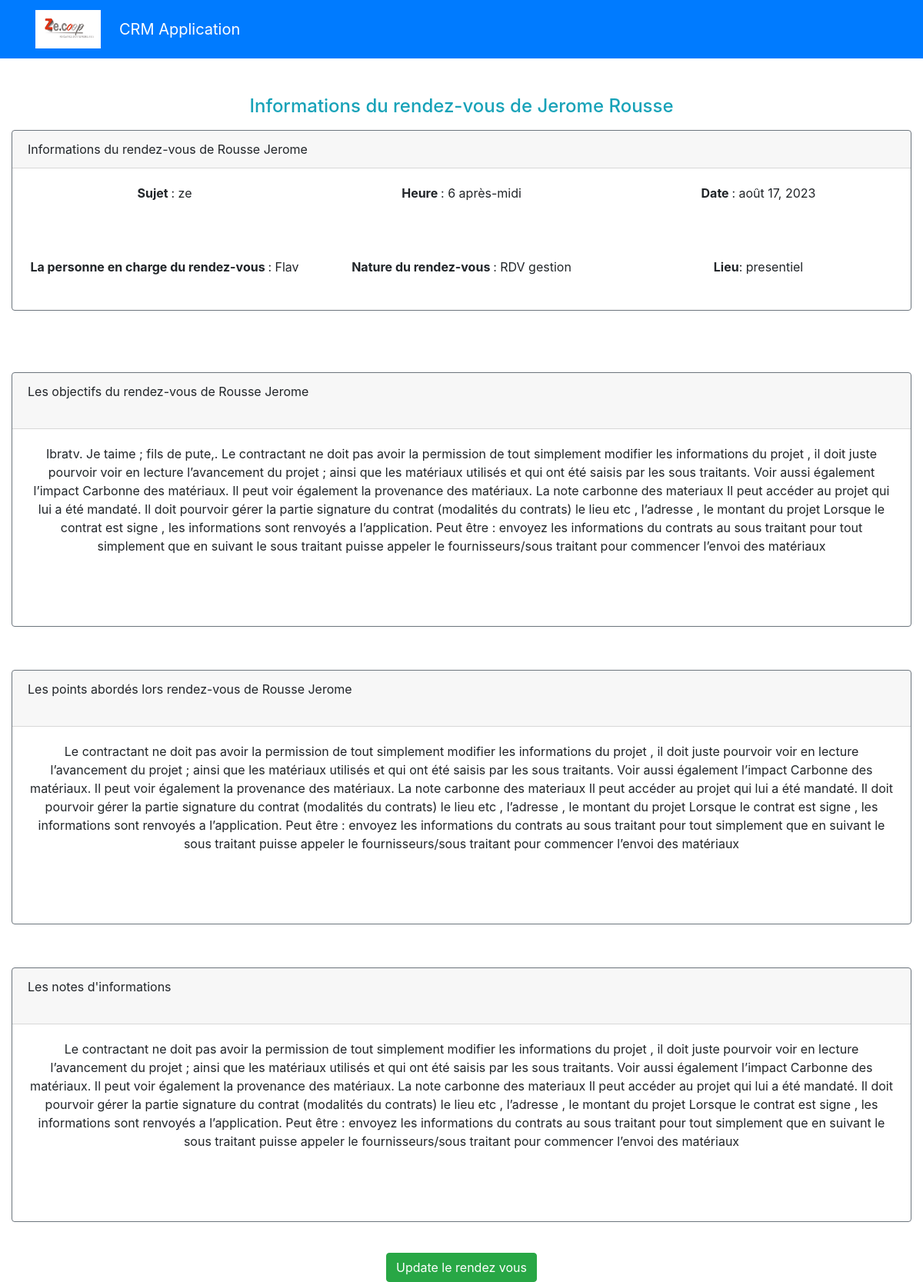
The app's page /home/2/rendezvous/11/, older data.
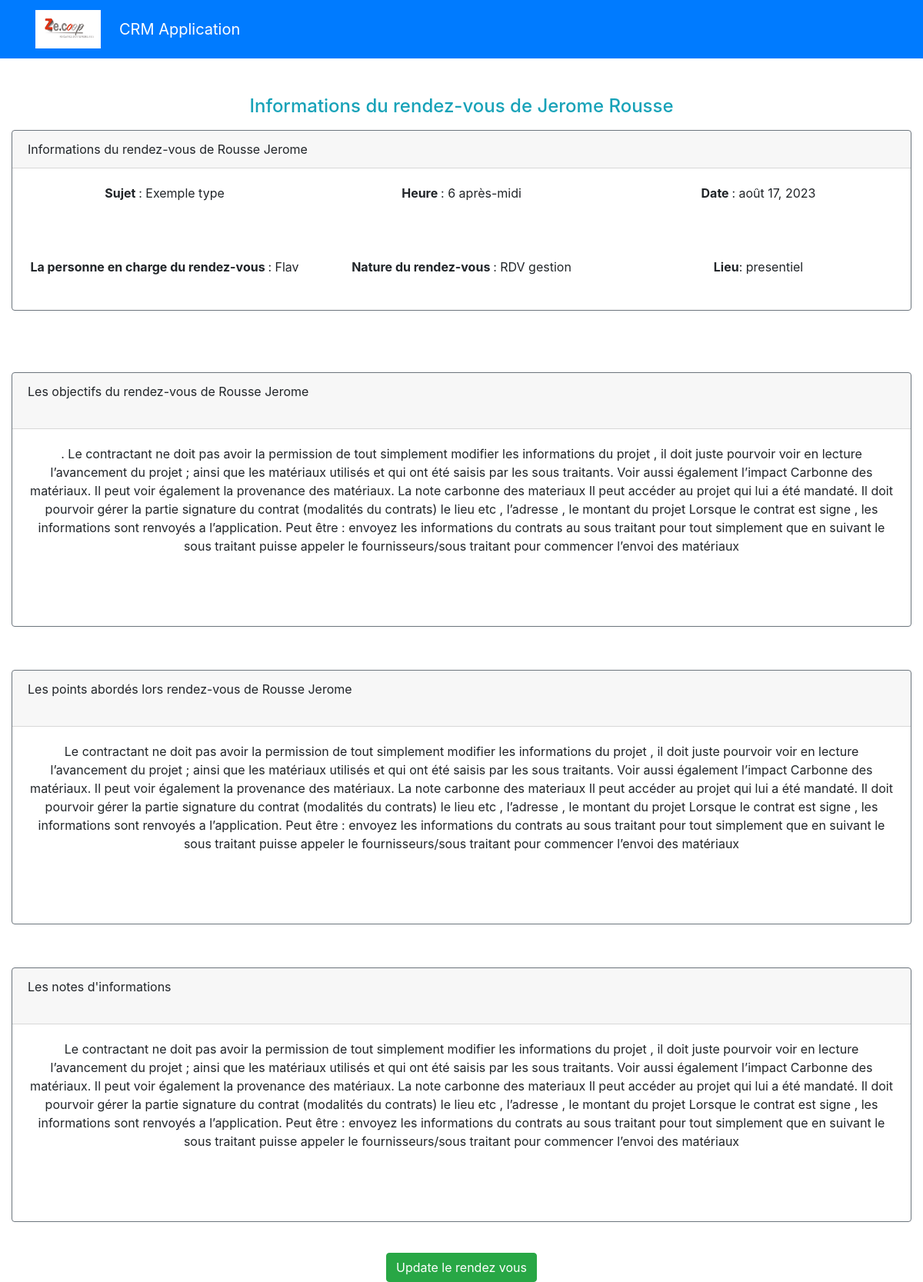
The same page, newer data.
### appflux/models.py (models this page shows, shortened)
class RendezVous(models.Model):
    entrepreneur = models.ForeignKey(Entrepreneur, on_delete=models.CASCADE)
    sujet = models.CharField(max_length=255)
    date = models.DateField()
    heure = models.TimeField()
    nature = models.CharField(max_length=240, verbose_name=' Nature du rendez vous', choices=NATURE, blank=True)
    lieu = models.CharField(max_length=100, choices=LIEU, verbose_name='Mode d\'entretien', blank=True)
    objectifs = models.TextField(blank=True)
    personne = models.ForeignKey(User, on_delete=models.CASCADE)
    points = models.TextField(max_length=1000, verbose_name='Point qui ont été abordés', blank=True)
    notes = models.TextField(blank=True)

### authentification/models.py (models this page shows)
class User(AbstractUser):
    pass

### appflux/views.py (the view)
# urls.py: path('home/<int:entrepreneur_id>/rendezvous/<int:rendezvous_id>/', appflux.views.rendezvous_detail, name='rendez_detail'),
def rendezvous_detail(request, entrepreneur_id, rendezvous_id):
    entrepreneur = get_object_or_404(Entrepreneur, pk=entrepreneur_id)
    rendezvous = get_object_or_404(RendezVous, pk=rendezvous_id)
    context = {'entrepreneur': entrepreneur, 'rendezvous': rendezvous}
    return render(request, 'appflux/rendezvous_detail.html', context)

### appflux/templates/appflux/rendezvous_detail.html (shortened to what this page needs)
{% extends 'base.html' %}
{% block content %}
<h4 class="text-info text-center"> Informations du rendez-vous de {{entrepreneur.prenom}}  {{entrepreneur.nom}}</h4>
<div class="col">
  <div class="card  my-3 border-secondary"  >
      <div class="card-header">
        Informations du rendez-vous de {{ entrepreneur.nom }} {{ entrepreneur.prenom }} </br>
      </div>
      <div class="card-body text-center">
          <div class="row">
            <div class="col">
              <strong> Sujet </strong>: {{rendezvous.sujet}} </br>
            </div>
              <div class="col">
                <strong> Heure </strong>: {{rendezvous.heure}} </br>
              </div>
              <div class="col">
                <strong> Date  </strong>: {{rendezvous.date}} </br>
              </div>
          </div></br></br></br>
          <div class="row">
              <div class="col">
                  <strong> La personne en charge du rendez-vous </strong>: {{rendezvous.personne}} </br>
              </div>
              <div class="col">
                <strong> Nature du rendez-vous </strong>: {{rendezvous.nature}} </br> </br>
              </div>
              <div class="col">
                  <strong> Lieu</strong>: {{rendezvous.lieu}} </br>
              </div>
              </div>
          </div>
      </div>
  </div></br> </br>
  <div class="col">
    <div class="card  my-3 border-secondary"  >
        <div class="card-header">
           Les objectifs du rendez-vous de {{ entrepreneur.nom }} {{ entrepreneur.prenom }} </br></br>
        </div>
        <div class="card-body text-center">
            <div class="row">
                <div class="col">
                     {{rendezvous.objectifs}} </br>
                </div>
            </div></br></br></br>
    </div>
  </div>
</div>
  <div class="col">
    <div class="card  my-3 border-secondary"  >
        <div class="card-header">
            Les points abordés lors rendez-vous de {{ entrepreneur.nom }} {{ entrepreneur.prenom }} </br></br>
        </div>
        <div class="card-body text-center">
          <div class="row">
            <div class="col">
                {{rendezvous.points}} </br>
            </div>
            </div></br></br></br>
      </div>
  </div>
</div>
<div class="col">
  <div class="card  my-3 border-secondary"  >
      <div class="card-header">
          Les notes d'informations  </br></br>
      </div>
      <div class="card-body text-center">
        <div class="row">
          <div class="col">
               {{rendezvous.notes}}
          </div>
          </div></br></br></br>
    </div>
</div>
</div>
<div class="text-center">
<a class = "btn btn-success text-center" href="{% url 'rendezvous_update'  entrepreneur.id rendezvous.id %}">Update le rendez vous</a>
</div>
{% endblock %}

Row changes from the older to the newer data that the page shows:
changed RendezVous "6 après-midi": sujet "ze" → "Exemple type"; objectifs "Ibratv. Je taime ; fils de pute,. Le contractant ne doit…" → ". Le contractant ne doit…"
